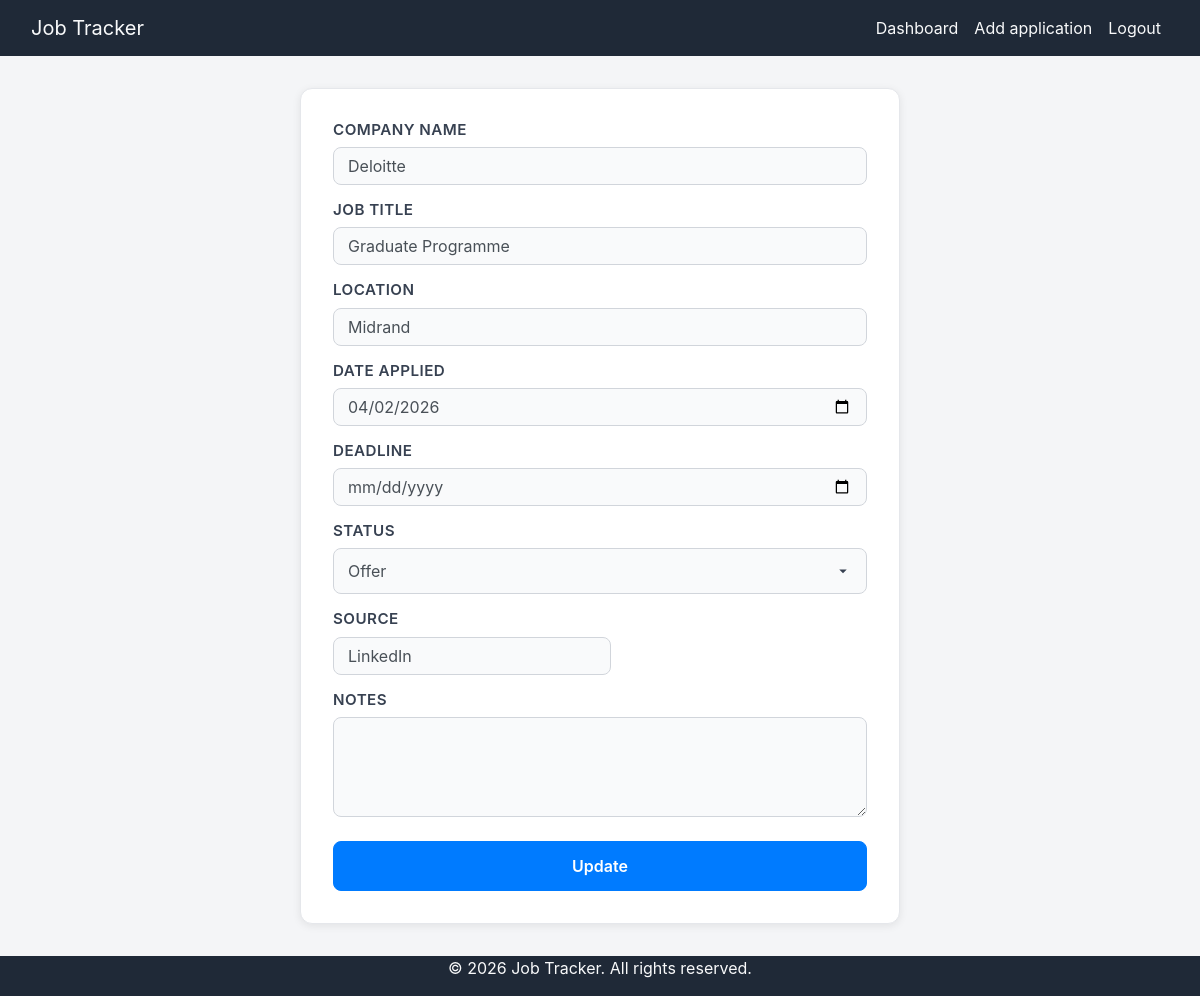
/edit/3 (signed in), run on the app's committed database.
### tables this page shows
CREATE TABLE applications (
            id INTEGER PRIMARY KEY AUTOINCREMENT,
            user_id INTEGER NOT NULL REFERENCES users(id),
            company TEXT NOT NULL,
            title TEXT NOT NULL,
            location TEXT,
            date TEXT NOT NULL,
            deadline TEXT,
            status TEXT NOT NULL DEFAULT 'applied',
            source TEXT,
            notes TEXT
        );

### app.py (the view, shortened to what this page needs)
@app.route("/edit/<id>", methods = ["GET", "POST"])
def edit(id):
    if "user_id" not in session:
        return redirect(url_for("login"))
    if request.method == "GET":
        conn = sqlite3.connect("tracker.db")
        conn.row_factory = sqlite3.Row
        cursor = conn.cursor()
        cursor.execute("SELECT * FROM applications WHERE id = ? AND user_id = ?", (id, session["user_id"]))
        application = cursor.fetchone()
        conn.close()
        return render_template("edit.html", application = application)

### templates/edit.html (shortened to what this page needs)
{% extends "layout.html" %}
{% block main %}
    <form action="{{url_for('edit', id=application.id)}}" method="post">
        <div class="mb-3">
            <h2>Company name</h2>
            <input type="text" autocomplete="off" autofocus class="form-control" name="company" value="{{ application.company }}">
        </div>
        <div class="mb-3">
            <h2>Job title</h2>
            <input class="form-control" type="text" name="title" value="{{ application.title }}">
        </div>
        <div class="mb-3">
            <h2>Location</h2>
            <input type="text" autofocus class="form-control" name="location" value="{{ application.location }}">
        </div>
        <div class="mb-3">
            <h2>Date applied</h2>
            <input class="form-control" type="date" name="date" placeholder="dd/mm/yyyy" value="{{ application.date }}">
        </div>
        <div class="mb-3">
            <h2>Deadline</h2>
            <input class="form-control" type="date" name="deadline" placeholder="dd/mm/yyyy" value="{{ application.deadline }}">
        </div>
        <h2>Status</h2>
        <select class="form-control" name="status" value="{{ application.status }}">
            <option value="Offer"{{ 'selected' if application.status=='Offer' }}>Offer</option>
        </select>
        <div class="mb-3">
            <h2>Source</h2>
            <input class="form-control w-auto" type="text" name="source" value="{{ application.source }}">
        </div>
        <div class="mb-3">
            <h2>Notes</h2>
            <textarea class="form-control" type="text" name="notes" rows="3" {{ application.notes }}></textarea>
        </div>
        <button class="btn btn-primary" type="submit">Update</button>
    </form>
{% endblock %}

### static/styles.css (style rules this page uses)
.form-control { background-color: #d1d5db; max-width: 1000px; padding-right: 100px; border-radius: 15px; border: #d1d5db; }
html, body { background-color: #f4f5f7; min-height: 100vh; margin: 0; display: flex; flex-direction: column; }
body { font-family: -apple-system, BlinkMacSystemFont, "Segoe UI", Roboto, Helvetica, Arial, sans-serif; }
form { max-width: 600px; margin: 32px auto; background: #ffffff; border-radius: 12px; padding: 32px; box-shadow: 0 2px 8px rgba(0, 0, 0, 0.08); border: 1px solid #e5e7eb; }
form .mb-3 h2, form > h2 { font-size: 0.95rem; font-weight: 600; color: #374151; text-transform: uppercase; letter-spacing: 0.03em; margin-bottom: 8px; }
form .form-control { border: 1px solid #d1d5db; border-radius: 8px; padding: 10px 14px; font-size: 1rem; background-color: #f9fafb; transition: border-color 0.15s ease, box-shadow 0.15s ease; }
form select.form-control { margin-bottom: 16px; appearance: none; background-repeat: no-repeat; background-position: right 14px center; background-size: 18px; }
form textarea.form-control { resize: vertical; min-height: 100px; }
form .btn-primary { width: 100%; padding: 12px; font-size: 1rem; font-weight: 600; border-radius: 8px; margin-top: 8px; }
form select.form-control { height: auto; padding-top: 10px; padding-bottom: 10px; line-height: 1.5; }
form select.form-control option { color: #1f2937; }

### data on the page
applications: company "Deloitte", title "Graduate Programme", location "Midrand", date "04/02/2026", status "Offer", source "LinkedIn"
